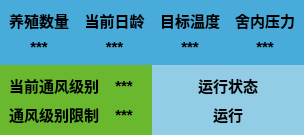
<?xml version="1.0" encoding="UTF-8"?>
<ui version="4.0">
 <class>LeftBartonWidget</class>
 <widget class="QWidget" name="LeftBartonWidget">
  <property name="geometry">
   <rect>
    <x>0</x>
    <y>0</y>
    <width>257</width>
    <height>100</height>
   </rect>
  </property>
  <property name="sizePolicy">
   <sizepolicy hsizetype="Fixed" vsizetype="Fixed">
    <horstretch>0</horstretch>
    <verstretch>0</verstretch>
   </sizepolicy>
  </property>
  <property name="font">
   <font>
    <family>Arial</family>
    <pointsize>11</pointsize>
    <weight>75</weight>
    <bold>true</bold>
   </font>
  </property>
  <property name="windowTitle">
   <string>Form</string>
  </property>
  <property name="styleSheet">
   <string notr="true">#left_widget_status{
	background-color: rgb(146, 205, 229);
}
#left_widget_right{
	background-color: rgb(105, 184, 46);
}
#left_widget_top{
	background-color: rgb(72, 171, 218);
}</string>
  </property>
  <layout class="QGridLayout" name="gridLayout_6">
   <property name="leftMargin">
    <number>0</number>
   </property>
   <property name="topMargin">
    <number>0</number>
   </property>
   <property name="rightMargin">
    <number>0</number>
   </property>
   <property name="bottomMargin">
    <number>0</number>
   </property>
   <property name="spacing">
    <number>0</number>
   </property>
   <item row="0" column="0" colspan="2">
    <widget class="QWidget" name="left_widget_top" native="true">
     <layout class="QGridLayout" name="gridLayout_7">
      <item row="0" column="0">
       <layout class="QGridLayout" name="gridLayout">
        <property name="horizontalSpacing">
         <number>15</number>
        </property>
        <item row="0" column="0">
         <widget class="QLabel" name="label">
          <property name="text">
           <string>养殖数量</string>
          </property>
          <property name="alignment">
           <set>Qt::AlignCenter</set>
          </property>
         </widget>
        </item>
        <item row="0" column="1">
         <widget class="QLabel" name="label_3">
          <property name="text">
           <string>当前日龄</string>
          </property>
          <property name="alignment">
           <set>Qt::AlignCenter</set>
          </property>
         </widget>
        </item>
        <item row="0" column="2">
         <widget class="QLabel" name="label_5">
          <property name="text">
           <string>目标温度</string>
          </property>
          <property name="alignment">
           <set>Qt::AlignCenter</set>
          </property>
         </widget>
        </item>
        <item row="0" column="3">
         <widget class="QLabel" name="label_7">
          <property name="text">
           <string>舍内压力</string>
          </property>
          <property name="alignment">
           <set>Qt::AlignCenter</set>
          </property>
         </widget>
        </item>
        <item row="1" column="0">
         <widget class="QLabel" name="label_bread_nums">
          <property name="text">
           <string>***</string>
          </property>
          <property name="alignment">
           <set>Qt::AlignCenter</set>
          </property>
         </widget>
        </item>
        <item row="1" column="1">
         <widget class="QLabel" name="label_current_days">
          <property name="text">
           <string>***</string>
          </property>
          <property name="alignment">
           <set>Qt::AlignCenter</set>
          </property>
         </widget>
        </item>
        <item row="1" column="2">
         <widget class="QLabel" name="label_target_t">
          <property name="text">
           <string>***</string>
          </property>
          <property name="alignment">
           <set>Qt::AlignCenter</set>
          </property>
         </widget>
        </item>
        <item row="1" column="3">
         <widget class="QLabel" name="label_indoor_pressure">
          <property name="text">
           <string>***</string>
          </property>
          <property name="alignment">
           <set>Qt::AlignCenter</set>
          </property>
         </widget>
        </item>
       </layout>
      </item>
     </layout>
    </widget>
   </item>
   <item row="1" column="0">
    <widget class="QWidget" name="left_widget_right" native="true">
     <layout class="QGridLayout" name="gridLayout_3">
      <item row="0" column="0">
       <layout class="QGridLayout" name="gridLayout_2">
        <item row="0" column="0">
         <widget class="QLabel" name="label_13">
          <property name="text">
           <string>当前通风级别</string>
          </property>
          <property name="alignment">
           <set>Qt::AlignCenter</set>
          </property>
         </widget>
        </item>
        <item row="0" column="1">
         <widget class="QLabel" name="label_air_level">
          <property name="text">
           <string>***</string>
          </property>
          <property name="alignment">
           <set>Qt::AlignCenter</set>
          </property>
         </widget>
        </item>
        <item row="1" column="0">
         <widget class="QLabel" name="label_14">
          <property name="text">
           <string>通风级别限制</string>
          </property>
          <property name="alignment">
           <set>Qt::AlignCenter</set>
          </property>
         </widget>
        </item>
        <item row="1" column="1">
         <widget class="QLabel" name="label_air_limit_level">
          <property name="text">
           <string>***</string>
          </property>
          <property name="alignment">
           <set>Qt::AlignCenter</set>
          </property>
         </widget>
        </item>
       </layout>
      </item>
     </layout>
    </widget>
   </item>
   <item row="1" column="1">
    <widget class="QWidget" name="left_widget_status" native="true">
     <layout class="QGridLayout" name="gridLayout_5">
      <item row="0" column="0">
       <layout class="QGridLayout" name="gridLayout_4">
        <item row="0" column="0">
         <widget class="QLabel" name="label_17">
          <property name="text">
           <string>运行状态</string>
          </property>
          <property name="alignment">
           <set>Qt::AlignCenter</set>
          </property>
         </widget>
        </item>
        <item row="1" column="0">
         <widget class="QLabel" name="label_run_states">
          <property name="text">
           <string>运行</string>
          </property>
          <property name="alignment">
           <set>Qt::AlignCenter</set>
          </property>
         </widget>
        </item>
       </layout>
      </item>
     </layout>
    </widget>
   </item>
  </layout>
 </widget>
 <resources/>
 <connections/>
</ui>
